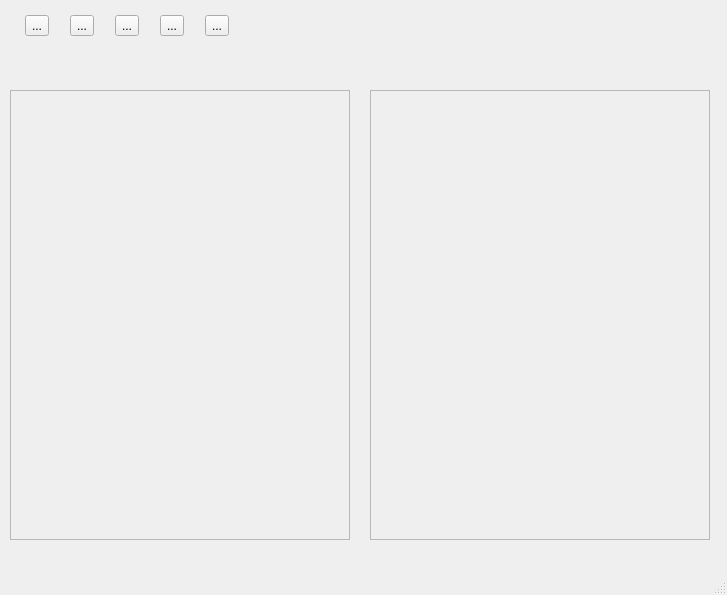
<?xml version="1.0" encoding="UTF-8"?>
<ui version="4.0">
 <class>MainWindow</class>
 <widget class="QMainWindow" name="MainWindow">
  <property name="geometry">
   <rect>
    <x>0</x>
    <y>0</y>
    <width>727</width>
    <height>595</height>
   </rect>
  </property>
  <property name="windowTitle">
   <string>Análisis de imágenes</string>
  </property>
  <widget class="QWidget" name="centralwidget">
   <widget class="QScrollArea" name="scrollArea1">
    <property name="geometry">
     <rect>
      <x>10</x>
      <y>90</y>
      <width>340</width>
      <height>450</height>
     </rect>
    </property>
    <property name="widgetResizable">
     <bool>true</bool>
    </property>
    <widget class="QWidget" name="scrollAreaWidgetContents">
     <property name="geometry">
      <rect>
       <x>0</x>
       <y>0</y>
       <width>338</width>
       <height>448</height>
      </rect>
     </property>
    </widget>
   </widget>
   <widget class="QWidget" name="horizontalLayoutWidget">
    <property name="geometry">
     <rect>
      <x>10</x>
      <y>0</y>
      <width>236</width>
      <height>52</height>
     </rect>
    </property>
    <layout class="QHBoxLayout" name="horizontalLayout_4">
     <property name="spacing">
      <number>6</number>
     </property>
     <item>
      <widget class="QToolButton" name="abrir">
       <property name="text">
        <string>...</string>
       </property>
       <property name="icon">
        <iconset>
         <normaloff>folder_add.png</normaloff>folder_add.png</iconset>
       </property>
       <property name="iconSize">
        <size>
         <width>32</width>
         <height>32</height>
        </size>
       </property>
      </widget>
     </item>
     <item>
      <widget class="QToolButton" name="guardar">
       <property name="text">
        <string>...</string>
       </property>
       <property name="icon">
        <iconset>
         <normaloff>Actions-document-save-icon.png</normaloff>Actions-document-save-icon.png</iconset>
       </property>
       <property name="iconSize">
        <size>
         <width>40</width>
         <height>30</height>
        </size>
       </property>
      </widget>
     </item>
     <item>
      <widget class="QToolButton" name="umbral">
       <property name="text">
        <string>...</string>
       </property>
       <property name="icon">
        <iconset>
         <normaloff>umbral.png</normaloff>umbral.png</iconset>
       </property>
       <property name="iconSize">
        <size>
         <width>30</width>
         <height>30</height>
        </size>
       </property>
      </widget>
     </item>
     <item>
      <widget class="QToolButton" name="deshacer">
       <property name="text">
        <string>...</string>
       </property>
       <property name="icon">
        <iconset>
         <normaloff>deshacer-icono-5403-128.png</normaloff>deshacer-icono-5403-128.png</iconset>
       </property>
       <property name="iconSize">
        <size>
         <width>30</width>
         <height>30</height>
        </size>
       </property>
      </widget>
     </item>
     <item>
      <widget class="QToolButton" name="cerrar">
       <property name="text">
        <string>...</string>
       </property>
       <property name="icon">
        <iconset>
         <normaloff>cerrar.ico</normaloff>cerrar.ico</iconset>
       </property>
       <property name="iconSize">
        <size>
         <width>30</width>
         <height>30</height>
        </size>
       </property>
      </widget>
     </item>
    </layout>
   </widget>
   <widget class="QScrollArea" name="scrollArea2">
    <property name="geometry">
     <rect>
      <x>370</x>
      <y>90</y>
      <width>340</width>
      <height>450</height>
     </rect>
    </property>
    <property name="widgetResizable">
     <bool>true</bool>
    </property>
    <widget class="QWidget" name="scrollAreaWidgetContents_2">
     <property name="geometry">
      <rect>
       <x>0</x>
       <y>0</y>
       <width>338</width>
       <height>448</height>
      </rect>
     </property>
    </widget>
   </widget>
   <widget class="QLabel" name="ruta_label">
    <property name="geometry">
     <rect>
      <x>10</x>
      <y>60</y>
      <width>621</width>
      <height>17</height>
     </rect>
    </property>
    <property name="text">
     <string/>
    </property>
   </widget>
  </widget>
  <widget class="QMenuBar" name="menubar">
   <property name="geometry">
    <rect>
     <x>0</x>
     <y>0</y>
     <width>727</width>
     <height>23</height>
    </rect>
   </property>
  </widget>
  <widget class="QStatusBar" name="statusbar"/>
 </widget>
 <resources/>
 <connections/>
</ui>
